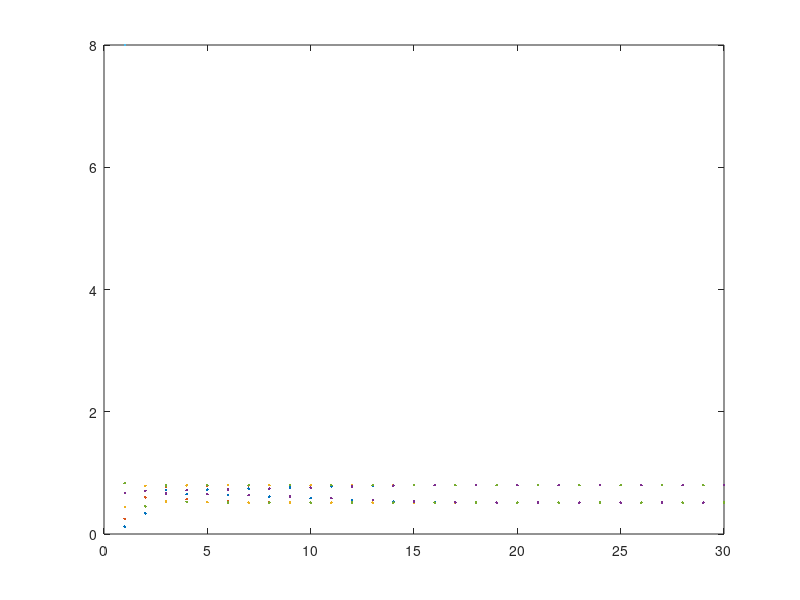

This figure's MATLAB source:
clear all;
close all;

alfa=3.2;
x0=0.12;
xn=linspace(x0,0.8,3);
xn=[0.12 0.25 0.44 0.67 0.83];

N=30;
wynik=zeros(N,5);
for j=1:5
    wynik(1,j)=xn(j);
    for i=1:N
    wynik(i,j)=xn(j);
    xn(j)=alfa*xn(j)*(1-xn(j));
    
    
    end

end

plot(wynik,'.',MarkerSize=8)




